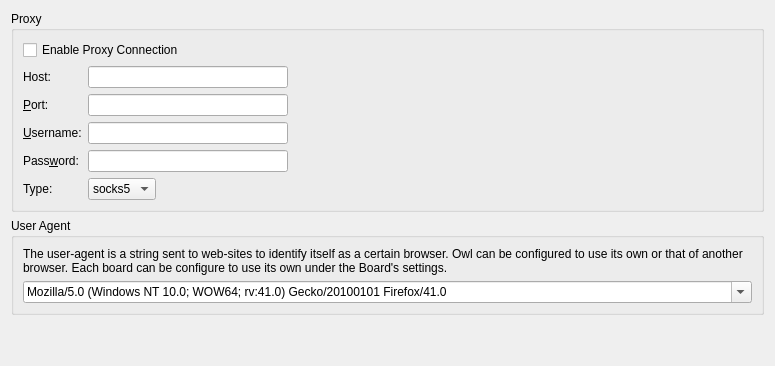
       <widget class="QWidget" name="page_6">
        <layout class="QGridLayout" name="gridLayout_8">
         <item row="0" column="0">
          <widget class="QGroupBox" name="proxyGroupBox">
           <property name="title">
            <string>Proxy</string>
           </property>
           <layout class="QGridLayout" name="gridLayout_6">
            <item row="0" column="0">
             <layout class="QVBoxLayout" name="verticalLayout_3">
              <item>
               <widget class="QCheckBox" name="enableProxyCB">
                <property name="text">
                 <string>Enable Proxy Connection</string>
                </property>
               </widget>
              </item>
              <item>
               <layout class="QFormLayout" name="formLayout_2">
                <property name="sizeConstraint">
                 <enum>QLayout::SetFixedSize</enum>
                </property>
                <property name="fieldGrowthPolicy">
                 <enum>QFormLayout::FieldsStayAtSizeHint</enum>
                </property>
                <item row="0" column="0">
                 <widget class="QLabel" name="label">
                  <property name="enabled">
                   <bool>true</bool>
                  </property>
                  <property name="text">
                   <string>Host:</string>
                  </property>
                  <property name="buddy">
                   <cstring>addressTB</cstring>
                  </property>
                 </widget>
                </item>
                <item row="0" column="1">
                 <widget class="QLineEdit" name="addressTB">
                  <property name="enabled">
                   <bool>true</bool>
                  </property>
                  <property name="minimumSize">
                   <size>
                    <width>200</width>
                    <height>0</height>
                   </size>
                  </property>
                 </widget>
                </item>
                <item row="1" column="0">
                 <widget class="QLabel" name="label_2">
                  <property name="enabled">
                   <bool>true</bool>
                  </property>
                  <property name="text">
                   <string>&amp;Port:</string>
                  </property>
                  <property name="buddy">
                   <cstring>portTB</cstring>
                  </property>
                 </widget>
                </item>
                <item row="1" column="1">
                 <widget class="QLineEdit" name="portTB">
                  <property name="enabled">
                   <bool>true</bool>
                  </property>
                  <property name="minimumSize">
                   <size>
                    <width>200</width>
                    <height>0</height>
                   </size>
                  </property>
                 </widget>
                </item>
                <item row="2" column="0">
                 <widget class="QLabel" name="label_3">
                  <property name="enabled">
                   <bool>true</bool>
                  </property>
                  <property name="text">
                   <string>&amp;Username:</string>
                  </property>
                  <property name="buddy">
                   <cstring>usernameTB</cstring>
                  </property>
                 </widget>
                </item>
                <item row="2" column="1">
                 <widget class="QLineEdit" name="usernameTB">
                  <property name="enabled">
                   <bool>true</bool>
                  </property>
                  <property name="minimumSize">
                   <size>
                    <width>200</width>
                    <height>0</height>
                   </size>
                  </property>
                 </widget>
                </item>
                <item row="3" column="0">
                 <widget class="QLabel" name="label_4">
                  <property name="enabled">
                   <bool>true</bool>
                  </property>
                  <property name="text">
                   <string>Pass&amp;word:</string>
                  </property>
                  <property name="buddy">
                   <cstring>passwordTB</cstring>
                  </property>
                 </widget>
                </item>
                <item row="3" column="1">
                 <widget class="QLineEdit" name="passwordTB">
                  <property name="enabled">
                   <bool>true</bool>
                  </property>
                  <property name="minimumSize">
                   <size>
                    <width>200</width>
                    <height>0</height>
                   </size>
                  </property>
                 </widget>
                </item>
                <item row="4" column="1">
                 <widget class="QComboBox" name="proxyType">
                  <item>
                   <property name="text">
                    <string>socks5</string>
                   </property>
                  </item>
                  <item>
                   <property name="text">
                    <string>http</string>
                   </property>
                  </item>
                 </widget>
                </item>
                <item row="4" column="0">
                 <widget class="QLabel" name="label_5">
                  <property name="text">
                   <string>Type:</string>
                  </property>
                 </widget>
                </item>
               </layout>
              </item>
             </layout>
            </item>
           </layout>
          </widget>
         </item>
         <item row="1" column="0">
          <widget class="QGroupBox" name="groupBox_5">
           <property name="title">
            <string>User Agent</string>
           </property>
           <layout class="QGridLayout" name="gridLayout_7">
            <item row="0" column="0">
             <widget class="QLabel" name="label_10">
              <property name="text">
               <string>The user-agent is a string sent to web-sites to identify itself as a certain browser. Owl can be configured to use its own or that of another browser. Each board can be configure to use its own under the Board's settings.</string>
              </property>
              <property name="alignment">
               <set>Qt::AlignLeading|Qt::AlignLeft|Qt::AlignTop</set>
              </property>
              <property name="wordWrap">
               <bool>true</bool>
              </property>
             </widget>
            </item>
            <item row="1" column="0">
             <widget class="QComboBox" name="userAgentCB">
              <property name="sizePolicy">
               <sizepolicy hsizetype="MinimumExpanding" vsizetype="Fixed">
                <horstretch>0</horstretch>
                <verstretch>0</verstretch>
               </sizepolicy>
              </property>
              <property name="editable">
               <bool>true</bool>
              </property>
              <property name="sizeAdjustPolicy">
               <enum>QComboBox::AdjustToContents</enum>
              </property>
              <item>
               <property name="text">
                <string>Mozilla/5.0 (Windows NT 10.0; WOW64; rv:41.0) Gecko/20100101 Firefox/41.0</string>
               </property>
              </item>
              <item>
               <property name="text">
                <string>Mozilla/5.0 (Macintosh; Intel Mac OS X 10.10; rv:41.0) Gecko/20100101 Firefox/41.0</string>
               </property>
              </item>
              <item>
               <property name="text">
                <string>Mozilla/5.0 (X11; Ubuntu; Linux x86_64; rv:41.0) Gecko/20100101 Firefox/41.0</string>
               </property>
              </item>
              <item>
               <property name="text">
                <string>Mozilla/5.0 (Windows NT 10.0; WOW64) AppleWebKit/537.36 (KHTML, like Gecko) Chrome/46.0.2490.80 Safari/537.36</string>
               </property>
              </item>
              <item>
               <property name="text">
                <string>Mozilla/5.0 (Macintosh; Intel Mac OS X 10_10_5) AppleWebKit/537.36 (KHTML, like Gecko) Chrome/45.0.2454.101 Safari/537.36</string>
               </property>
              </item>
              <item>
               <property name="text">
                <string>Mozilla/5.0 (Windows NT 6.1; WOW64; Trident/7.0; AS; rv:11.0) like Gecko</string>
               </property>
              </item>
              <item>
               <property name="text">
                <string>Mozilla/5.0 (compatible, MSIE 11, Windows NT 6.3; Trident/7.0; rv:11.0) like Gecko</string>
               </property>
              </item>
              <item>
               <property name="text">
                <string>Mozilla/5.0 (Macintosh; Intel Mac OS X 10_9_3) AppleWebKit/537.75.14 (KHTML, like Gecko) Version/7.0.3 Safari/7046A194A</string>
               </property>
              </item>
             </widget>
            </item>
           </layout>
          </widget>
         </item>
         <item row="2" column="0">
          <spacer name="verticalSpacer_7">
           <property name="orientation">
            <enum>Qt::Vertical</enum>
           </property>
           <property name="sizeHint" stdset="0">
            <size>
             <width>20</width>
             <height>40</height>
            </size>
           </property>
          </spacer>
         </item>
        </layout>
       </widget>
